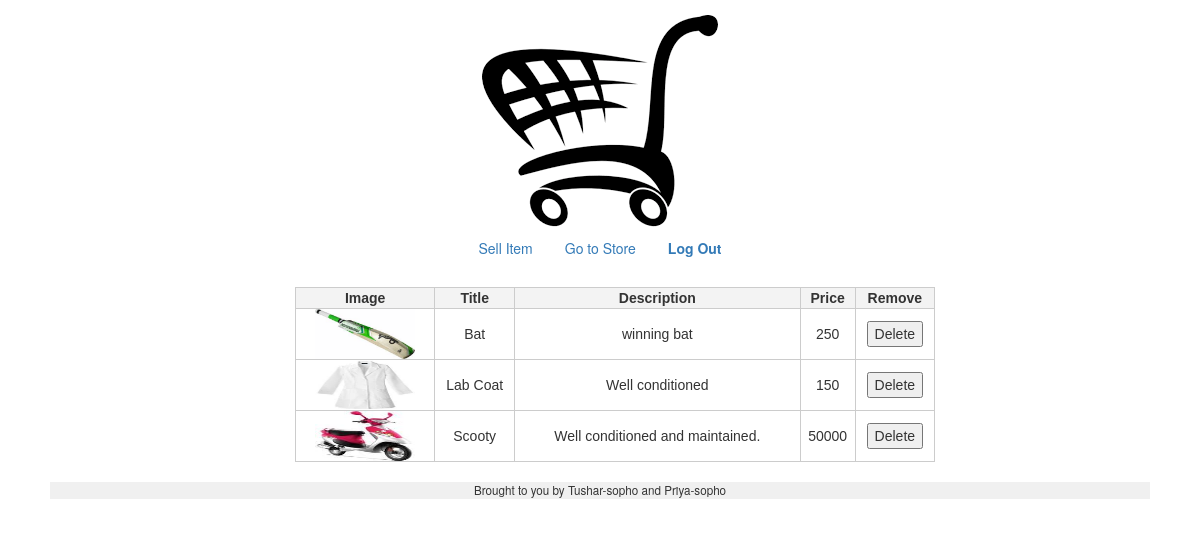
The page /portfolio.php (signed in) on the database its author committed.
### tables this page shows
CREATE TABLE IF NOT EXISTS `Item` (
  `I_id` int(11) NOT NULL AUTO_INCREMENT,
  `Title` varchar(50) NOT NULL,
  `Description` varchar(200) NOT NULL,
  `Uid` int(11) NOT NULL,
  `Ca_id` int(11) NOT NULL,
  `Contact` varchar(150) NOT NULL,
  `Price` mediumint(9) NOT NULL COMMENT 'If price =0 => for donation',
  `Image` varchar(100) NOT NULL,
  PRIMARY KEY (`I_id`)
);

### html/portfolio.php (called while the page is built, shortened)
<?php
 $id = $_SESSION["id"];
  $rows = mysql_query("SELECT I_id, Image, Title, Description, Price FROM Item WHERE Uid = $id");
    $positions = [];
    while ($row = mysql_fetch_assoc($rows))
    {
      $positions[] = [
         "id" => $row["I_id"],
        "image" => $row["Image"],
        "title" => $row["Title"],
        "description" => $row["Description"],
        "price" => $row["Price"]
        ];
    }
    render("portfolio.php", ["positions" => $positions, "title" => "Portfolio"]);
?>

### views/portfolio.php (the view, shortened to what this page needs)
<div class="container">
    <table style="margin-left:auto; margin-right:auto; color: #333; font-family: Helvetica, Arial, sans-serif; width: 640px; border-collapse:collapse; border-spacing: 0;" >
            <tr>
                <th style="border: 1px solid #CCC; background: #F3F3F3; font-weight: bold; text-align:center;">Image</th>
                <th style="border: 1px solid #CCC; background: #F3F3F3; font-weight: bold; text-align:center;">Title</th>
                <th style="border: 1px solid #CCC; background: #F3F3F3; font-weight: bold; text-align:center;">Description</th>
                <th style="border: 1px solid #CCC; background: #F3F3F3; font-weight: bold; text-align:center;">Price</th>
                <th style="border: 1px solid #CCC; background: #F3F3F3; font-weight: bold; text-align:center;">Remove</th>
            </tr>
            <?php foreach ($positions as $position): ?>
                <tr>
                    <td style="border: 1px solid #CCC;"><?= "<img src=\"".$position["image"]."\" width=100px height=50px >" ?> </td>
                    <td style="border: 1px solid #CCC;"><?= $position["title"] ?></td>
                    <td style="border: 1px solid #CCC;"><?= $position["description"] ?></td>
                    <td style="border: 1px solid #CCC;"><?= $position["price"] ?></td>
                    <form action="delete.php" method="post">
                    <td style="border: 1px solid #CCC;"><input type="submit" name="submit" value="Delete"></td>
                    </form>
                </tr>
            <?php endforeach ?>
    </table>
</div>

### html/css/styles.css (style rules this page uses)
.container { margin-left: auto; margin-right: auto; text-align: center; }

### rows shown on the page
item: Image (picture), Title "Bat", Description "winning bat", Price "250"
item: Image (picture), Title "Lab Coat", Description "Well conditioned", Price "150"
item: Image (picture), Title "Scooty", Description "Well conditioned and maintained.", Price "50000"
